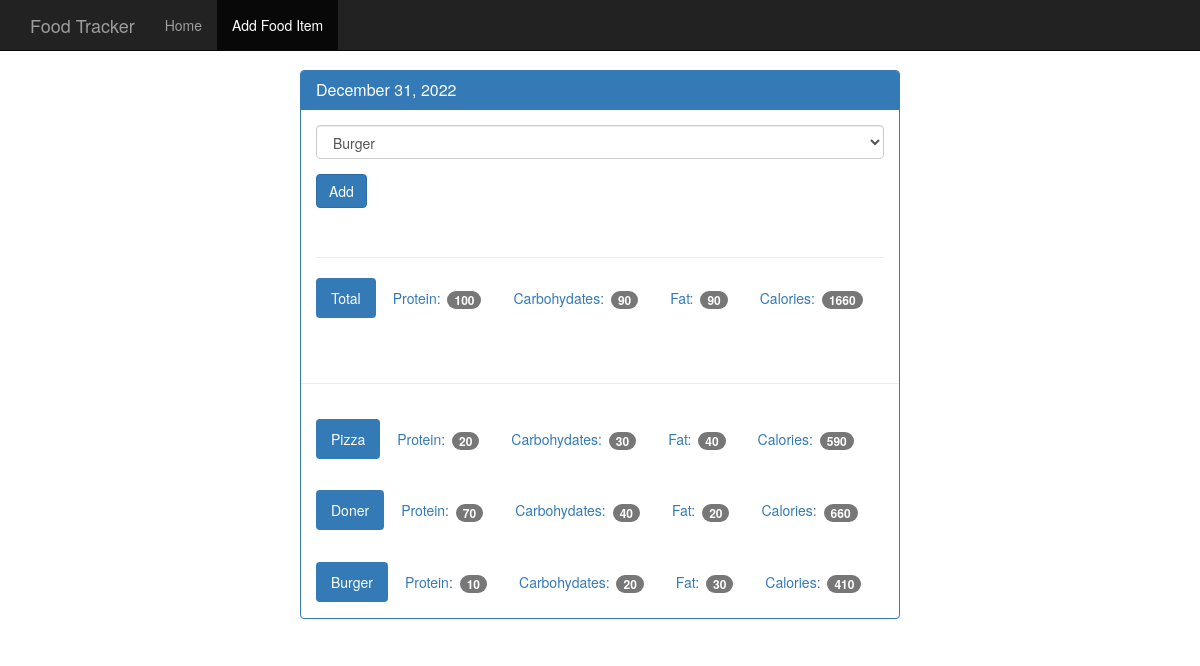
Screenshot of /view/20221231 with the database file from the repository.
### tables this page shows
CREATE TABLE food (
    id integer primary key autoincrement,
    name text not null,
    protein integer not null,
    carbohydrates integer not null,
    fat integer not null,
    calories integer not null
);

### app.py (the view)
@app.route("/view/<date>", methods = ["GET", "POST"])
def view(date):
    db = get_db()
    food_cur =  db.execute("""select * from food """)
    foods = food_cur.fetchall()
    dt = datetime.strptime(date, "%Y%m%d")
    pretty_date = datetime.strftime(dt, "%B %d, %Y")
    if request.method == "POST":
        id_cur = db.execute("""select id from log_date where entry_date = ?""", [date])
        id_result= id_cur.fetchone()
        db.execute("""insert into food_log (log_id, food_id) values (?, ?) """, [id_result['id'] , request.form["food-option"]])
        db.commit()
    cur = db.execute("""select food.name, food.protein, food.carbohydrates, food.fat, food.calories
                            from log_date
                            join food_log on log_date.id = food_log.log_id
                            join food on food_log.food_id = food.id
                            where log_date.entry_date = ?
                            """, [date])
    food_results= cur.fetchall()
    total_cur = db.execute("""
    select log_date.entry_date, sum(protein) protein, sum(carbohydrates) carbohydrates, sum(fat) fat, sum(calories) calories
    from food
    join food_log on food_log.food_id = food.id
    join log_date on food_log.log_id = log_date.id
    where entry_date = ?
    group by entry_date
     """, [date])
    total_food_results = total_cur.fetchall()
    return render_template("day.html", foods = foods, date = date, pretty_date=pretty_date, food_results=food_results, total_food_results = total_food_results)

### app.py (called while the page is built)
def connect_db():
    sql = sqlite3.connect(r"C:\Users\User\Desktop\My Study Materials\web_application\food_tracker_onmyown\project_database.db")
    sql.row_factory = sqlite3.Row
    return sql

def get_db():
    if not hasattr(g, "sqlite3_db"):
        g.sqlite_db = connect_db()
    return g.sqlite_db

### templates/day.html (shortened to what this page needs)
{% extends "base.html" %}
{% block body %}
    <nav class="navbar navbar-inverse navbar-fixed-top">
      <div class="container">
        <div class="navbar-header">
          <a class="navbar-brand" href="{{url_for('index')}}">Food Tracker</a>
        </div>
        <div id="navbar" class="navbar-collapse collapse">
          <ul class="nav navbar-nav">
            <li><a href="{{url_for('index')}}">Home</a></li>
            <li class="active"><a href="{{url_for('food')}}">Add Food Item</a></li>
          </ul>
        </div>
      </div>
    </nav>
    <div class="container theme-showcase col-sm-6 col-sm-offset-3" role="main">
      <div class="row">
        <div>
          <div class="panel panel-primary">
            <div class="panel-heading">
              <h3 class="panel-title">{{ pretty_date }}</h3>
            </div>
            <div class="panel-body">
              <form method="post" action="/view/{{date}}">
                <div class="form-group">
                  <select class="form-control" name="food-option">
                    {% for food in foods%}
                    <option value="{{food.id}}">{{food.name}}</option>
                    {% endfor %}
                  </select>
                </div>
                <button type="submit" class="btn btn-primary">Add</button>
              </form>
              <div class="page-header"></div>
              {% for total in total_food_results %}
              <ul class="nav nav-pills" role="tablist">
                <li class="active"><a>Total</a></li>
                <li><a>Protein: <span class="badge">{{total.protein}}</span></a></li>
                <li><a>Carbohydates: <span class="badge">{{total.carbohydrates}}</span></a></li>
                <li><a>Fat: <span class="badge">{{total.fat}}</span></a></li>
                <li><a>Calories: <span class="badge">{{total.calories}}</span></a></li>
              </ul>
              {% endfor %}
            </div>
            <div class="page-header"></div>
            {% for food in food_results %}
            <div class="panel-body">
              <ul class="nav nav-pills" role="tablist">
                <li class="active"><a>{{food.name}}</a></li>
                <li><a>Protein: <span class="badge">{{food.protein}}</span></a></li>
                <li><a>Carbohydates: <span class="badge">{{food.carbohydrates}}</span></a></li>
                <li><a>Fat: <span class="badge">{{food.fat}}</span></a></li>
                <li><a>Calories: <span class="badge">{{food.calories}}</span></a></li>
              </ul>
            </div>
            {% endfor %}
          </div>
        </div>
      </div>
    </div>
{% endblock %}

### static/theme.css (style rules this page uses)
body { padding-top: 70px; padding-bottom: 30px; }

### rows the page displays
food: name "Pizza", protein "20", carbohydrates "30", fat "40", calories "590"
food: name "Doner", protein "70", carbohydrates "40", fat "20", calories "660"
food: name "Burger", protein "10", carbohydrates "20", fat "30", calories "410"

### other values shown
{{ pretty_date }} "December 31, 2022"
{{ total.protein }} "100"
{{ total.carbohydrates }} "90"
{{ total.fat }} "90"
{{ total.calories }} "1660"
form field food-option "Burger"
